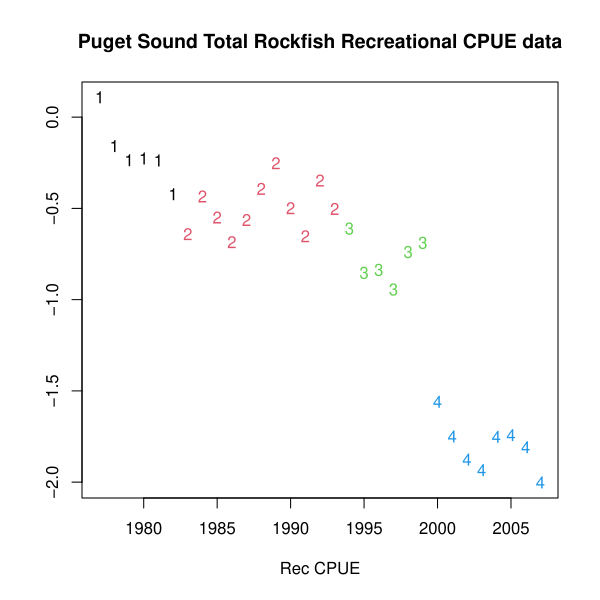

This chart was generated by the following R code:
###################################################
### code chunk number 11: rockfish1
###################################################
graphics::matplot(rockfish[rec.years, 1], recdat, ylab = "", xlab = "Rec CPUE")
title("Puget Sound Total Rockfish Recreational CPUE data")
